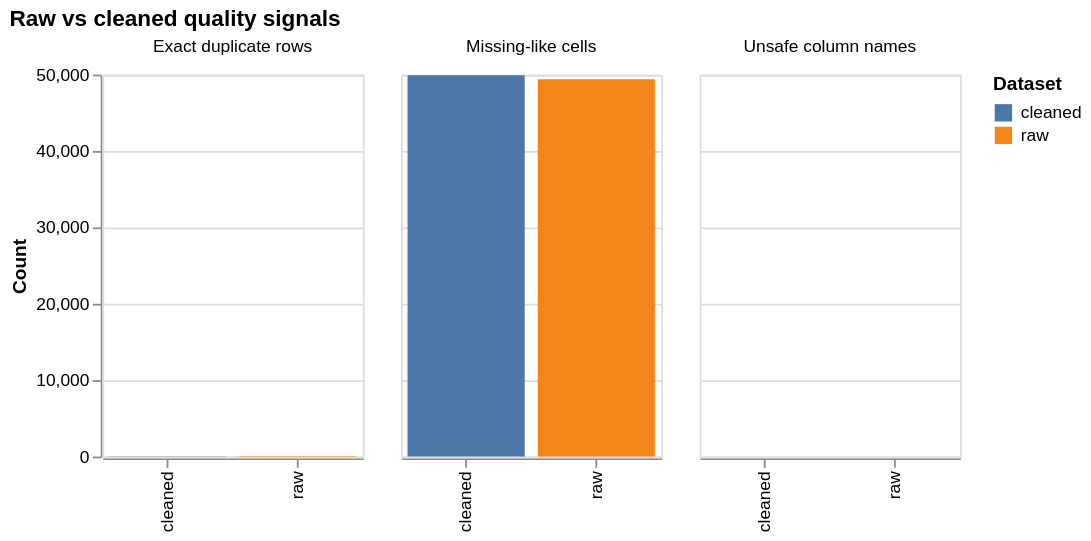

This figure's notebook cell:
### Markdown cell above
## Visual Results for the README

These charts are intentionally simple: each one answers a single before-versus-after question that can be read without knowing the internals of the pipeline.

### Code cell
quality_chart_data = (
    quality.reset_index()[[
        "dataset",
        "missing_like_cells",
        "normalized_exact_duplicate_rows",
        "unsafe_column_names",
    ]]
    .melt(id_vars="dataset", var_name="metric", value_name="count")
)
quality_chart_data["metric"] = quality_chart_data["metric"].map({
    "missing_like_cells": "Missing-like cells",
    "normalized_exact_duplicate_rows": "Exact duplicate rows",
    "unsafe_column_names": "Unsafe column names",
})

alt.Chart(quality_chart_data).mark_bar().encode(
    x=alt.X("dataset:N", title=None),
    y=alt.Y("count:Q", title="Count"),
    color=alt.Color("dataset:N", title="Dataset"),
    column=alt.Column("metric:N", title=None),
    tooltip=["metric", "dataset", alt.Tooltip("count:Q", format=",")],
).properties(
    title="Raw vs cleaned quality signals",
    width=150,
    height=220,
)

### Figure 1 — Vega-Lite specification as saved in the notebook (floating-point values rounded to 4 significant figures)
{"config": {"view": {"continuousWidth": 300, "continuousHeight": 300}}, "data": {"name": "data-069cb62c87870e896bc8677bce0b8e94"}, "mark": {"type": "bar"}, "encoding": {"color": {"field": "dataset", "title": "Dataset", "type": "nominal"}, "column": {"field": "metric", "title": null, "type": "nominal"}, "tooltip": [{"field": "metric", "type": "nominal"}, {"field": "dataset", "type": "nominal"}, {"field": "count", "format": ",", "type": "quantitative"}], "x": {"field": "dataset", "title": null, "type": "nominal"}, "y": {"field": "count", "title": "Count", "type": "quantitative"}}, "height": 220, "title": "Raw vs cleaned quality signals", "width": 150, "$schema": "https://vega.github.io/schema/vega-lite/v6.4.1.json", "datasets": {"data-069cb62c87870e896bc8677bce0b8e94": [{"dataset": "raw", "metric": "Missing-like cells", "count": 49405}, {"dataset": "cleaned", "metric": "Missing-like cells", "count": 49910}, {"dataset": "raw", "metric": "Exact duplicate rows", "count": 67}, {"dataset": "cleaned", "metric": "Exact duplicate rows", "count": 42}, {"dataset": "raw", "metric": "Unsafe column names", "count": 8}, {"dataset": "cleaned", "metric": "Unsafe column names", "count": 1}]}}
